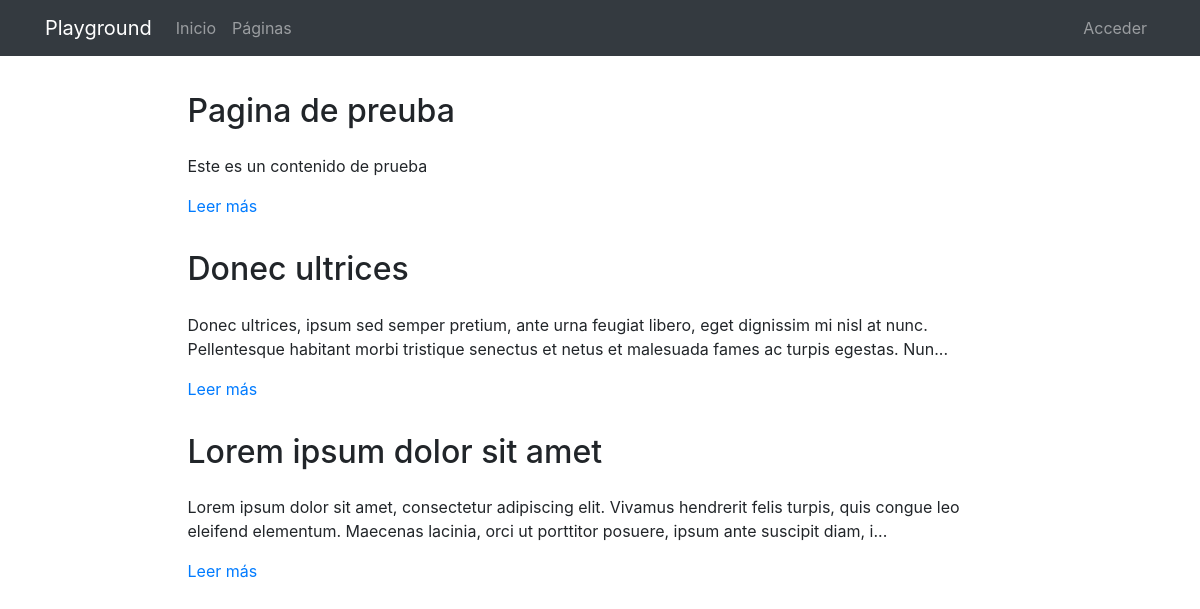
The page /pages/ on the database as committed earlier.
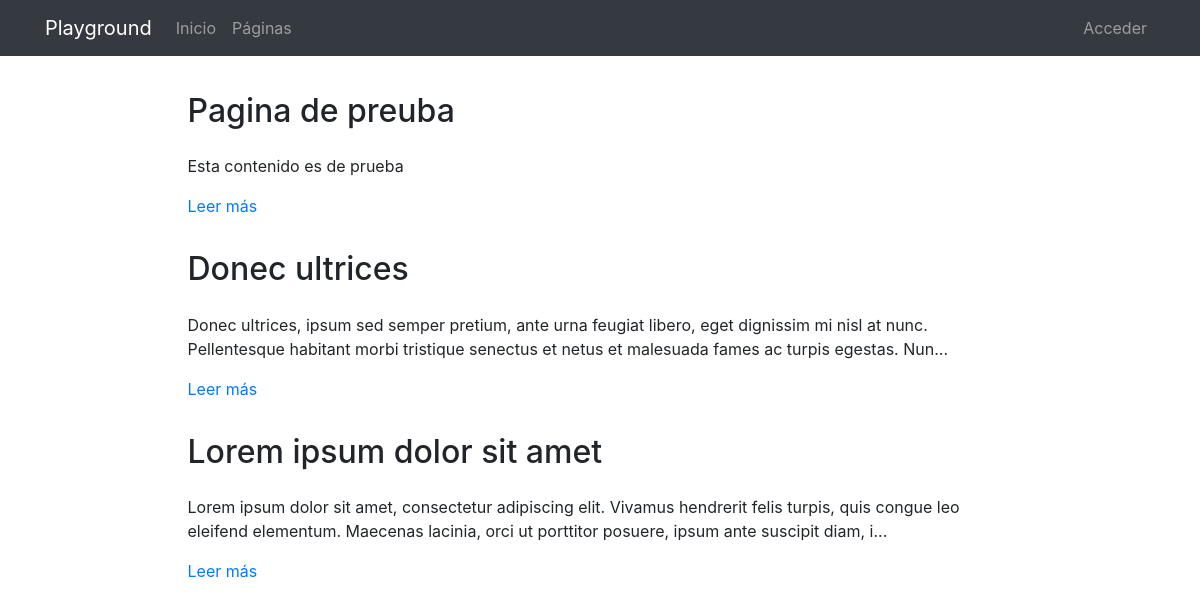
The same page on the database as committed later.
### pages/models.py (models this page shows, shortened)
class Page(models.Model):
    title = models.CharField(verbose_name="Título", max_length=200)
    content = RichTextField(verbose_name="Contenido")
    order = models.SmallIntegerField(verbose_name="Orden", default=0)
    created = models.DateTimeField(auto_now_add=True, verbose_name="Fecha de creación")
    updated = models.DateTimeField(auto_now=True, verbose_name="Fecha de edición")
    class Meta:
        verbose_name = "página"
        verbose_name_plural = "páginas"
        ordering = ['order', 'title']

### pages/views.py (the view)
# urls.py: path('', PageListView.as_view(), name='pages'),
class PageListView(ListView):
    model = Page

### pages/templates/pages/page_list.html (shortened to what this page needs)
{% extends 'core/base.html' %}
{% load static %}
{% block content %}
{% include 'pages/includes/pages_menu.html' %}
<main role="main">
  <div class="container mb-4">
    {% for page in page_list|dictsort:"id" reversed %}
      <div class="row mt-3">
        <div class="col-md-9 mx-auto">
          <h2 class="mb-4">{{page.title}}</h2>
          <div>
            <p>{{page.content|striptags|safe|truncatechars:"200"}}</p>
            <p><a href="{% url 'pages:page' page.id page.title|slugify %}">Leer más</a>
            </p>
          </div>
        </div>
      </div>
    {% endfor %}
  </div>
</main>
{% endblock %}

Rows that differ between the two databases and show on the page:
changed Page "Pagina de preuba": content "Este es un contenido de prueba" → "Esta contenido es de prueba"
